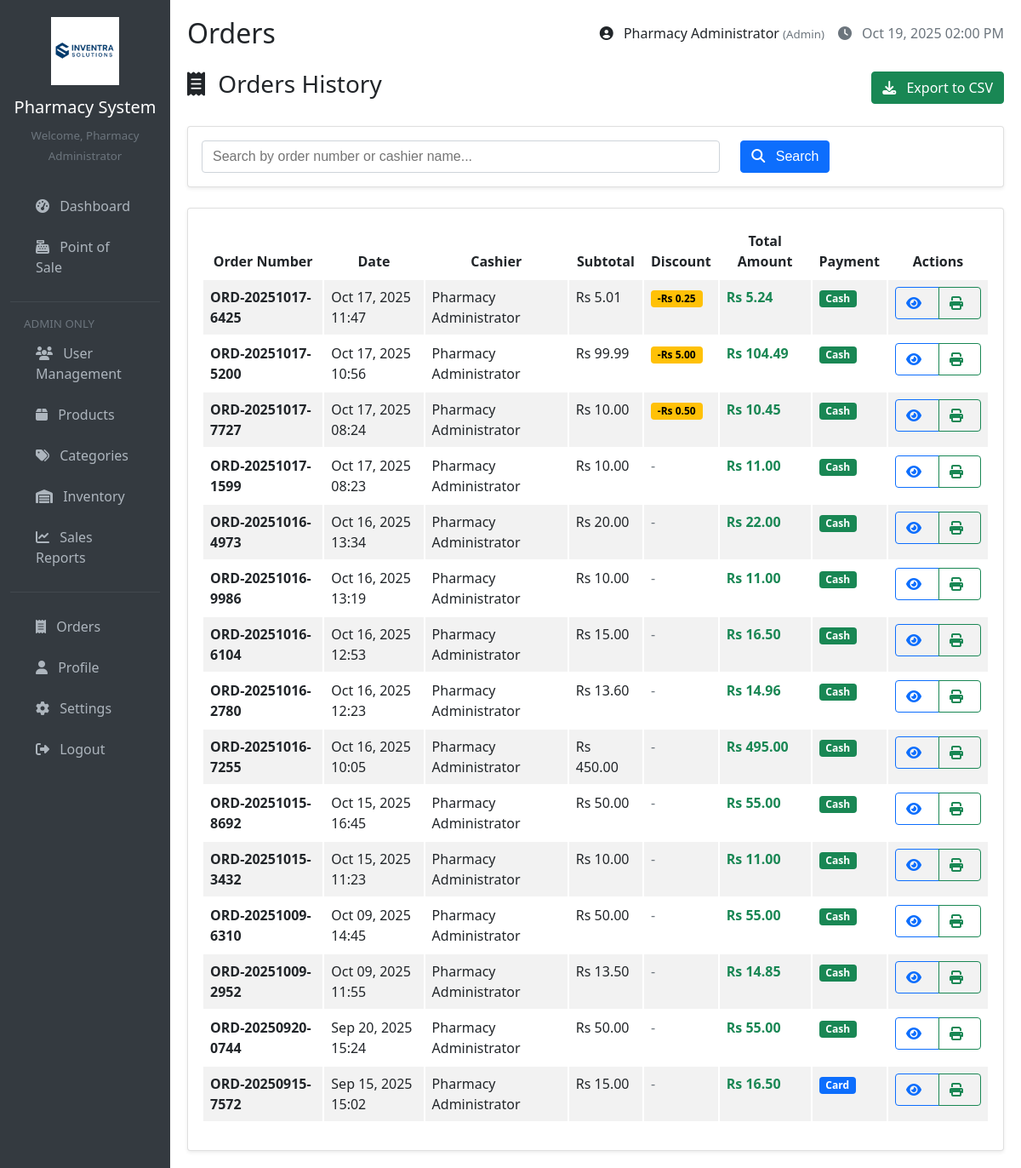
The page /pages/orders.php (signed in) on the database as committed earlier.
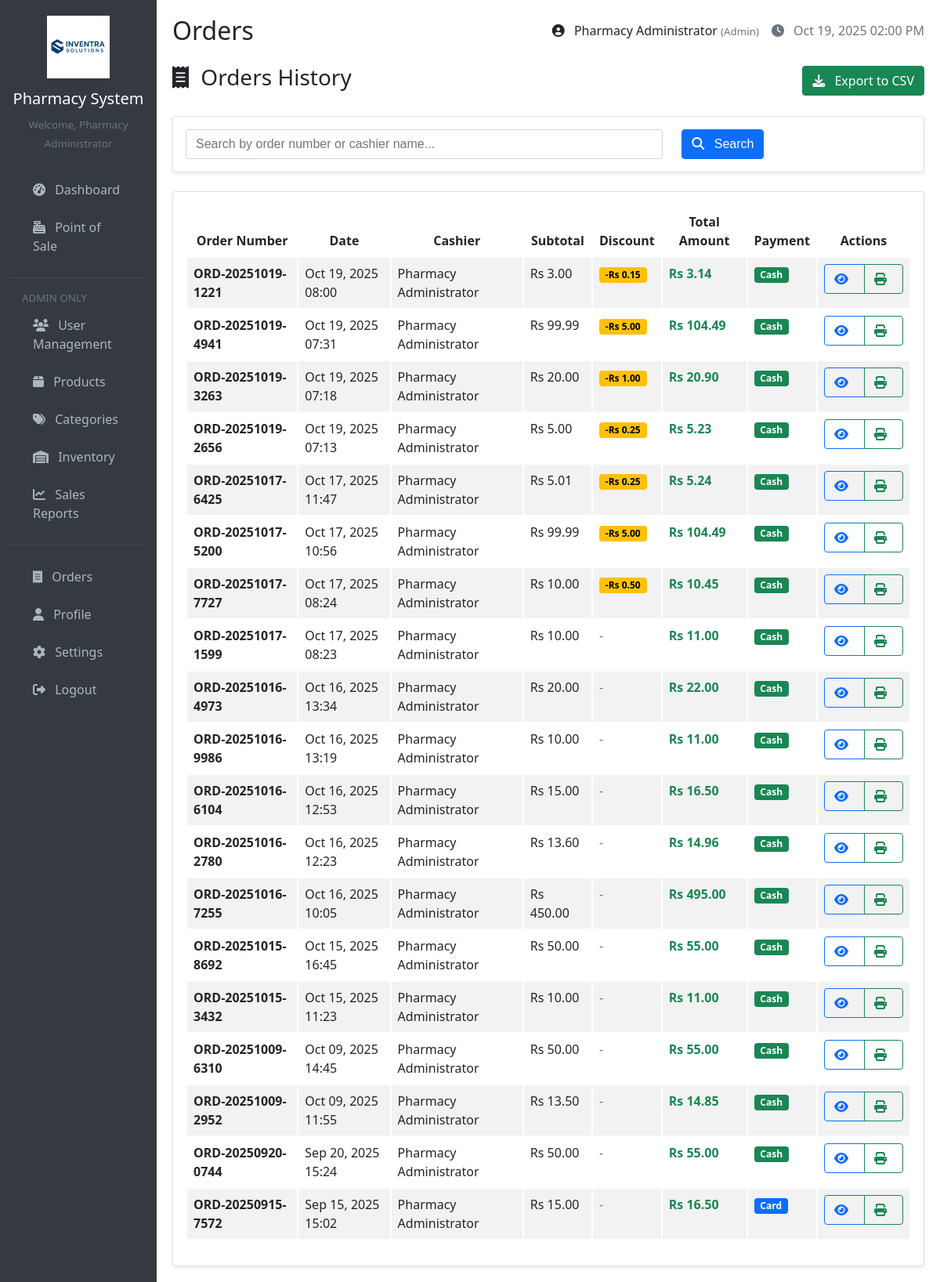
The same page on the database as committed later.
### tables this page shows
CREATE TABLE `orders` (
  `id` int(11) NOT NULL,
  `order_number` varchar(20) NOT NULL,
  `cashier_id` int(11) NOT NULL,
  `subtotal` decimal(10,2) NOT NULL,
  `discount_amount` decimal(10,2) DEFAULT 0.00,
  `tax_amount` decimal(10,2) DEFAULT 0.00,
  `total_amount` decimal(10,2) NOT NULL,
  `payment_method` enum('cash','card','other') DEFAULT 'cash',
  `status` varchar(20) DEFAULT 'completed',
  `refund_amount` decimal(10,2) DEFAULT 0.00,
  `order_date` timestamp NOT NULL DEFAULT current_timestamp()
);

CREATE TABLE `users` (
  `id` int(11) NOT NULL,
  `username` varchar(50) NOT NULL,
  `email` varchar(100) DEFAULT '',
  `password` varchar(255) NOT NULL,
  `role` enum('admin','cashier') DEFAULT 'cashier',
  `full_name` varchar(100) NOT NULL,
  `created_at` timestamp NOT NULL DEFAULT current_timestamp(),
  `updated_at` timestamp NOT NULL DEFAULT current_timestamp() ON UPDATE current_timestamp(),
  `is_active` tinyint(1) DEFAULT 1
);

### config/database.php (called while the page is built, shortened)
<?php
function getConnection() {
    $connection = new mysqli(DB_HOST, DB_USER, DB_PASS, DB_NAME);
    $connection->set_charset("utf8");
    return $connection;
}
function executeQuery($query, $types = '', $params = []) {
    $conn = getConnection();
    $stmt = $conn->prepare($query);
    $stmt->execute();
    $result = $stmt->get_result();
    if ($result) {
        $data = $result->fetch_all(MYSQLI_ASSOC);
        return $data;
    }
    return false;
}
?>

### includes/functions.php (called while the page is built, shortened)
<?php
function formatCurrency($amount) {
    return 'Rs ' . number_format($amount, 2);
}
function formatDate($date, $format = 'M d, Y H:i') {
    return date($format, strtotime($date));
}
function sanitizeInput($data) {
    return htmlspecialchars(trim($data), ENT_QUOTES, 'UTF-8');
}
?>

### pages/orders.php (the view, shortened to what the rows shown need)
<?php
require_once '../config/database.php';
require_once '../includes/functions.php';
$search = isset($_GET['search']) ? sanitizeInput($_GET['search']) : '';
require_once '../includes/header.php';
$page = isset($_GET['page']) ? max(1, (int)$_GET['page']) : 1;
$limit = 20;
$offset = ($page - 1) * $limit;
$whereClause = "";
$searchParams = [];
$searchTypes = "";
$ordersQuery = "SELECT o.*, u.full_name as cashier_name
                FROM orders o
                JOIN users u ON o.cashier_id = u.id
                $whereClause
                ORDER BY o.order_date DESC
                LIMIT $limit OFFSET $offset";
$orders = executeQuery($ordersQuery, $searchTypes, $searchParams);
$orderDetails = null;
$orderItems = [];
?>
<?php if ($orderDetails): ?>
    <div class="d-flex justify-content-between align-items-center mb-4">
        <h3><i class="fas fa-receipt"></i> Order Details - <?php echo $orderDetails['order_number']; ?></h3>
        <div>
            <span class="badge bg-<?php
                echo $orderDetails['status'] == 'completed' ? 'success' :
                    ($orderDetails['status'] == 'pending' ? 'warning' :
                    ($orderDetails['status'] == 'returned' ? 'danger' : 'secondary'));
            ?> me-2" style="font-size: 0.9rem; padding: 0.5rem 0.75rem;">
                <?php echo ucfirst($orderDetails['status']); ?>
            </span>
            <a href="?view=<?php echo $orderDetails['id']; ?>" class="btn btn-info me-2">
                <i class="fas fa-eye"></i> View
            </a>
            <a href="receipt.php?order_id=<?php echo $orderDetails['id']; ?>" class="btn btn-primary me-2" target="_blank">
                <i class="fas fa-print"></i> Print
            </a>
            <a href="orders.php" class="btn btn-secondary">
                <i class="fas fa-arrow-left"></i> Back
            </a>
        </div>
    </div>
    <div class="modal fade" id="statusModal" tabindex="-1">
        <div class="modal-dialog">
            <div class="modal-content">
                <form method="POST">
                    <input type="hidden" name="order_id" id="modalOrderId">
                    <div class="modal-header">
                        <h5 class="modal-title">Update Order Status</h5>
                    </div>
                    <div class="modal-body">
                        <input type="hidden" name="order_id" value="<?php echo $orderDetails['id']; ?>">
                        <div class="mb-3">
                            <label class="form-label">Current Status</label>
                            <div class="alert alert-info">
                                <strong><?php echo ucfirst($orderDetails['status']); ?></strong>
                            </div>
                        </div>
<div class="mb-3">
    <label class="form-label">New Status *</label>
    <select name="order_status" id="statusSelect" class="form-select" required>
        <option value="completed" <?php echo $orderDetails['status'] == 'completed' ? 'selected' : ''; ?>>Completed</option>
        <option value="returned" <?php echo $orderDetails['status'] == 'returned' ? 'selected' : ''; ?>>Returned</option>
    </select>
</div>
                        <div class="alert alert-warning" id="returnWarning" style="display: none;">
                            <i class="fas fa-exclamation-triangle"></i>
                            <strong>Return Warning:</strong> Marking this order as returned will refund
                            <strong><?php echo formatCurrency($orderDetails['total_amount']); ?></strong>
                            and this amount will be deducted from today's sales report.
                        </div>
                    </div>
                    <div class="modal-footer">
                     <button type="submit" name="update_status" class="mb-3 btn btn-primary">Update Status</button>
                    </div>
                </form>
            </div>
        </div>
    </div>
    <script>
// Global function to open status modal from list or details view
function openStatusModal(orderId, currentStatus) {
    document.getElementById('modalOrderId').value = orderId;
    document.getElementById('statusSelect').value = currentStatus;
    // Hide warning initially
    document.getElementById('returnWarning').style.display = 'none';
    const statusModal = new bootstrap.Modal(document.getElementById('statusModal'));
    statusModal.show();
}
// Show warning when return is selected
document.getElementById('statusSelect').addEventListener('change', function() {
    const returnWarning = document.getElementById('returnWarning');
    if (this.value === 'returned') {
        returnWarning.style.display = 'block';
    } else {
        returnWarning.style.display = 'none';
    }
});
</script>
    <div class="row">
        <div class="col-md-4">
            <div class="card">
                <div class="card-header">
                    <h6 class="card-title mb-0">Order Information</h6>
                </div>
                <div class="card-body">
                    <table class="table table-sm">
                        <tr>
                            <td><strong>Order Number:</strong></td>
                            <td><?php echo sanitizeInput($orderDetails['order_number']); ?></td>
                        </tr>
                        <tr>
                            <td><strong>Date:</strong></td>
                            <td><?php echo formatDate($orderDetails['order_date']); ?></td>
                        </tr>
                        <tr>
                            <td><strong>Cashier:</strong></td>
                            <td><?php echo sanitizeInput($orderDetails['cashier_name']); ?></td>
                        </tr>
                        <tr>
                            <td><strong>Payment Method:</strong></td>
                            <td><?php echo ucfirst($orderDetails['payment_method']); ?></td>
                        </tr>
                        <tr>
                            <td><strong>Subtotal:</strong></td>
                            <td><?php echo formatCurrency($orderDetails['subtotal']); ?></td>
                        </tr>
                        <?php if (isset($orderDetails['discount_amount']) && $orderDetails['discount_amount'] > 0): ?>
                        <tr class="table-warning">
                            <td><strong>Discount:</strong></td>
                            <td class="text-danger">-<?php echo formatCurrency($orderDetails['discount_amount']); ?></td>
                        </tr>
                        <tr>
                            <td><strong>After Discount:</strong></td>
                            <td><?php echo formatCurrency($orderDetails['subtotal'] - $orderDetails['discount_amount']); ?></td>
                        </tr>
                        <?php endif; ?>
                        <tr>
                            <td><strong>Tax:</strong></td>
                            <td><?php echo formatCurrency($orderDetails['tax_amount']); ?></td>
                        </tr>
                        <tr class="table-success">
                            <td><strong>Total:</strong></td>
                            <td><strong><?php echo formatCurrency($orderDetails['total_amount']); ?></strong></td>
                        </tr>
                    </table>
                    <?php if (isset($orderDetails['discount_amount']) && $orderDetails['discount_amount'] > 0): ?>
                    <div class="alert alert-success mt-3 mb-0">
                        <i class="fas fa-tag"></i> <strong>Customer Saved:</strong><br>
                        <?php echo formatCurrency($orderDetails['discount_amount']); ?>
                    </div>
                    <?php endif; ?>
                </div>
            </div>
        </div>
        <div class="col-md-8">
            <div class="card">
                <div class="card-header">
                    <h6 class="card-title mb-0">Order Items</h6>
                </div>
                <div class="card-body">
                    <div class="table-responsive">
                        <table class="table">
                            <thead>
                                <tr>
                                    <th>Product</th>
                                    <th>Barcode</th>
                                    <th>Quantity</th>
                                    <th>Unit Price</th>
                                    <th>Total</th>
                                </tr>
                            </thead>
                            <tbody>
                                <?php foreach ($orderItems as $item): ?>
                                    <tr>
                                        <td><?php echo sanitizeInput($item['product_name']); ?></td>
                                        <td><code><?php echo sanitizeInput($item['barcode']); ?></code></td>
                                        <td><?php echo $item['quantity']; ?></td>
                                        <td><?php echo formatCurrency($item['unit_price']); ?></td>
                                        <td><?php echo formatCurrency($item['total_price']); ?></td>
                                    </tr>
                                <?php endforeach; ?>
                            </tbody>
                        </table>
                    </div>
                </div>
            </div>
        </div>
    </div>
<?php else: ?>
    <div class="card">
        <div class="card-body">
            <div class="table-responsive">
                <table class="table table-striped">
                    <thead>
                        <tr>
                            <th>Order Number</th>
                            <th>Date</th>
                            <th>Cashier</th>
                            <th>Subtotal</th>
                            <th>Discount</th>
                            <th>Total Amount</th>
                            <th>Payment</th>
                            <th>Actions</th>
                        </tr>
                    </thead>
                    <tbody>
                        <?php if (empty($orders)): ?>
                            <tr>
                                <td colspan="8" class="text-center py-4">
                                    <i class="fas fa-receipt fa-3x text-muted mb-3"></i>
                                    <h5 class="text-muted">No orders found</h5>
                                    <?php if ($search): ?>
                                        <p class="text-muted">Try adjusting your search terms</p>
                                        <a href="orders.php" class="btn btn-outline-primary">View All Orders</a>
                                    <?php else: ?>
                                        <p class="text-muted">No sales have been made yet</p>
                                        <a href="pos.php" class="btn btn-primary">Make First Sale</a>
                                    <?php endif; ?>
                                </td>
                            </tr>
                        <?php else: ?>
                            <?php foreach ($orders as $order): ?>
                                <tr>
                                    <td>
                                        <strong><?php echo sanitizeInput($order['order_number']); ?></strong>
                                    </td>
                                    <td><?php echo formatDate($order['order_date']); ?></td>
                                    <td><?php echo sanitizeInput($order['cashier_name']); ?></td>
                                    <td><?php echo formatCurrency($order['subtotal']); ?></td>
                                    <td>
                                        <?php if (isset($order['discount_amount']) && $order['discount_amount'] > 0): ?>
                                            <span class="badge bg-warning text-dark">
                                                -<?php echo formatCurrency($order['discount_amount']); ?>
                                            </span>
                                        <?php else: ?>
                                            <span class="text-muted">-</span>
                                        <?php endif; ?>
                                    </td>
                                    <td>
                                        <strong class="text-success"><?php echo formatCurrency($order['total_amount']); ?></strong>
                                    </td>
                                    <td>
                                        <span class="badge bg-<?php echo $order['payment_method'] == 'cash' ? 'success' : ($order['payment_method'] == 'card' ? 'primary' : 'secondary'); ?>">
                                            <?php echo ucfirst($order['payment_method']); ?>
                                        </span>
                                    </td>
                                    <td>
    <div class="btn-group btn-group-sm">
        <a href="?view=<?php echo $order['id']; ?>" class="btn btn-outline-primary" title="View Details">
            <i class="fas fa-eye"></i>
        </a>
        <a href="receipt.php?order_id=<?php echo $order['id']; ?>" class="btn btn-outline-success" title="Print Receipt" target="_blank">
            <i class="fas fa-print"></i>
        </a>
    </div>
</td>
                                </tr>
                            <?php endforeach; ?>
                        <?php endif; ?>
                    </tbody>
                </table>
            </div>
        </div>
    </div>
<?php endif; ?>
<?php require_once '../includes/footer.php'; ?>

Rows that differ between the two databases and show on the page:
added orders: order_number "ORD-20251019-1221", order_date "Oct 19, 2025 08:00", cashier.full_name "Pharmacy Administrator", subtotal "Rs 3.00", discount_amount "Rs 0.15", total_amount "Rs 3.14", payment_method "Cash"
added orders: order_number "ORD-20251019-4941", order_date "Oct 19, 2025 07:31", cashier.full_name "Pharmacy Administrator", subtotal "Rs 99.99", discount_amount "Rs 5.00", total_amount "Rs 104.49", payment_method "Cash"
added orders: order_number "ORD-20251019-3263", order_date "Oct 19, 2025 07:18", cashier.full_name "Pharmacy Administrator", subtotal "Rs 20.00", discount_amount "Rs 1.00", total_amount "Rs 20.90", payment_method "Cash"
added orders: order_number "ORD-20251019-2656", order_date "Oct 19, 2025 07:13", cashier.full_name "Pharmacy Administrator", subtotal "Rs 5.00", discount_amount "Rs 0.25", total_amount "Rs 5.23", payment_method "Cash"
